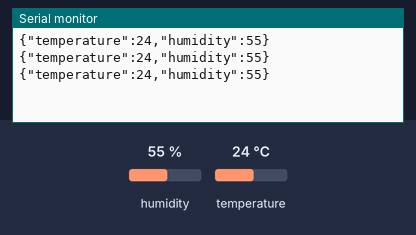
Bench run of a sketch on a simulated Arduino Uno, built with avr-gcc and run on an emulated ATmega328P. Shown: the last lines printed to the serial monitor. Inputs (shaded band) come from the test bench; at power-on: humidity 55 %, temperature 24 °C.

Above: at 6.8 s.
6.9 s: humidity set to 22 %
At 11.0 s:
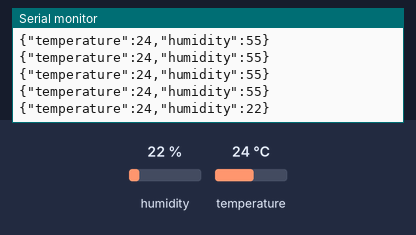
12.3 s: temperature set to 12 °C
At 15.2 s:
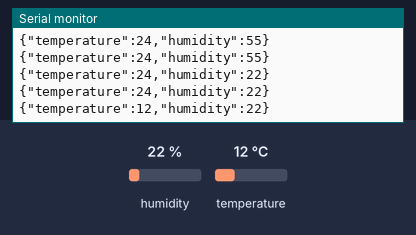
17.7 s: humidity set to 40 %
At 19.5 s:
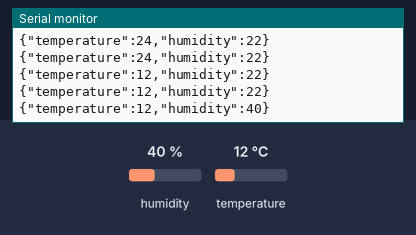
Timing chart, 0 to 21.0 s (numbered marks = the images above; inputs shaded):
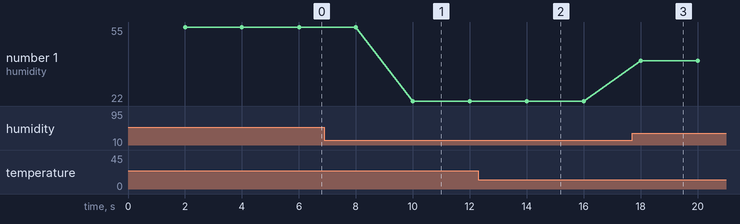

Measured:
- after the input at 6.9 s, the serial monitor: prints a new line after 3.1 s (image 1)
- after the input at 12.3 s, the serial monitor: prints a new line after 1.7 s (image 2)
- after the input at 17.7 s, the serial monitor: prints a new line after 0.31 s (image 3)
- plotted number 1: 55 → 22 after the input at 6.9 s, 22 → 40 after the input at 17.7 s

The sketch:

arduino-dht.ino
```cpp
/*
  WetApp Arduino

  Required dependencies:
    - Adafruit Unified Sensor Driver (Tested with 1.1.7) - https://github.com/adafruit/Adafruit_Sensor
    - DHT sensor library (Tested with 1.4.4) - https://github.com/adafruit/DHT-sensor-library
    - ArduinoJson (Tested with 6.20.1) - https://arduinojson.org
*/

#include <DHT.h>
#include <ArduinoJson.h>

// Pin that has second pin of the DHT sensor connected
#define DHTPIN 2

// Uncomment the type that corresponds to your DHT sensor
//#define DHTTYPE DHT11   // DHT 11
//#define DHTTYPE DHT21   // DHT 21 (AM2301)
#define DHTTYPE DHT22   // DHT 22  (AM2302), AM2321

// Interval (in ms) between measurements
const long interval = 2000;

// DHT sensor
DHT dht(DHTPIN, DHTTYPE);

// Variables for humidity and temperature
float humidity;
float temperature;

// Variable for JSON document. 16 bytes is enough to store the data, see calculator at https://arduinojson.org/v6/assistant
StaticJsonDocument<16> doc;

// Variable to keep track of runtime
unsigned long startMillis;
unsigned long currentMillis;

void setup()
{
  Serial.begin(9600); // start a serial port output
  dht.begin(); // initialize the dht sensor
  startMillis = millis(); // start the timer
}

void loop()
{
  currentMillis = millis(); // get the current time

  if (currentMillis - startMillis >= interval) { // if diff is bigger or equal to interval run the measurement
    measure();

    startMillis = currentMillis; // save the current time for next comparisons
  }
}

// Function that retrieves the measurements and outputs them to serial
void measure() {
  humidity = dht.readHumidity();
  temperature = dht.readTemperature();

  doc["temperature"] = temperature;
  doc["humidity"] = humidity;

  serializeJson(doc, Serial);
  Serial.println();
}
```
